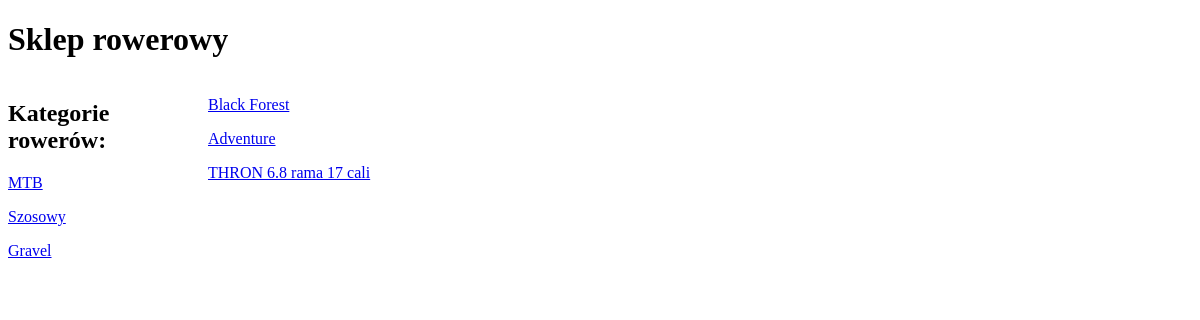
The app's page /kategoria/1/, older data.
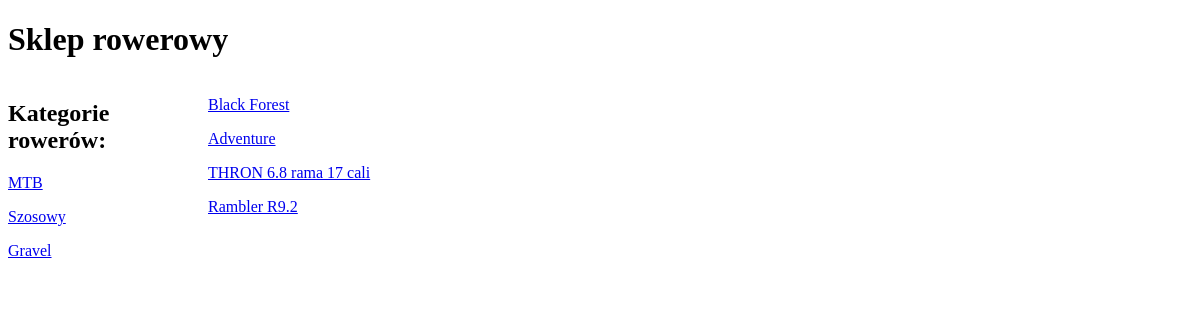
The same page, newer data.
### Produkty/models.py (models this page shows, shortened)
class Kategoria(models.Model):
    nazwa = models.CharField(max_length=50)
    class Meta:
        verbose_name = "Kategoria"
        verbose_name_plural = "Kategorie"

class Produkty(models.Model):
    marka = models.ForeignKey(Marka, on_delete=models.CASCADE, null=True)
    kategoria = models.ForeignKey(Kategoria, null=True, blank=True, on_delete=models.CASCADE, )
    model = models.CharField(max_length=50, null=True, blank=False)
    opis = models.TextField(blank=True)
    cena = models.DecimalField(max_digits=10, decimal_places=2, null=True, blank=False)
    rezerwacja = models.BooleanField(default=False)
    class Meta:
        verbose_name = "Produkt"
        verbose_name_plural = "Produkty"

### Produkty/views.py (the view)
# urls.py: path('kategoria/<int:id>/', kategoria, name='kategoria'),
def kategoria(request, id):
    kategoria_user = Kategoria.objects.get(pk=id)
    kategorie_rowery = Produkty.objects.filter(kategoria=kategoria_user)
    kategorie = Kategoria.objects.all()
    dane = {'kategoria_user': kategoria_user,
                 'kategorie_rowery': kategorie_rowery,
                 'kategorie': kategorie}
    return render(request, 'kategorie_rowery.html', dane)

### Produkty/templates/kategorie_rowery.html (shortened to what this page needs)
{% extends 'szablon.html' %}
{% block produkt %}
<!DOCTYPE html>
<html lang="pl">
<head>
</head>
<body>
    {% if kategorie_rowery %}
        {% for produkt in kategorie_rowery %}
            <p><a href = "/produkt/{{ produkt.id }}"> {{produkt.model }} </a></p>
        {% endfor %}
    {% endif %}
</body>
</html>
{% endblock %}

### Produkty/templates/szablon.html (shortened to what this page needs)
<!DOCTYPE html>
<html lang="pl">
<head>
</head>
<body>
    <div>
        <h1>Sklep rowerowy</h1>
    </div>
    <div style="width: 200px; float: left">
        <h2>Kategorie rowerów:</h2>
        {% for kat in kategorie %}
        <p><a href = 'kategoria/{{ kat.id }}'> {{ kat.nazwa }}</a></p>
        {% endfor %}
    </div>
    <div style="width: 600px; float: left">
        {% block produkt %} {% endblock produkt %}
    </div>
</body>
</html>

Row changes from the older to the newer data that the page shows:
added Produkty: model "Rambler R9.2"
